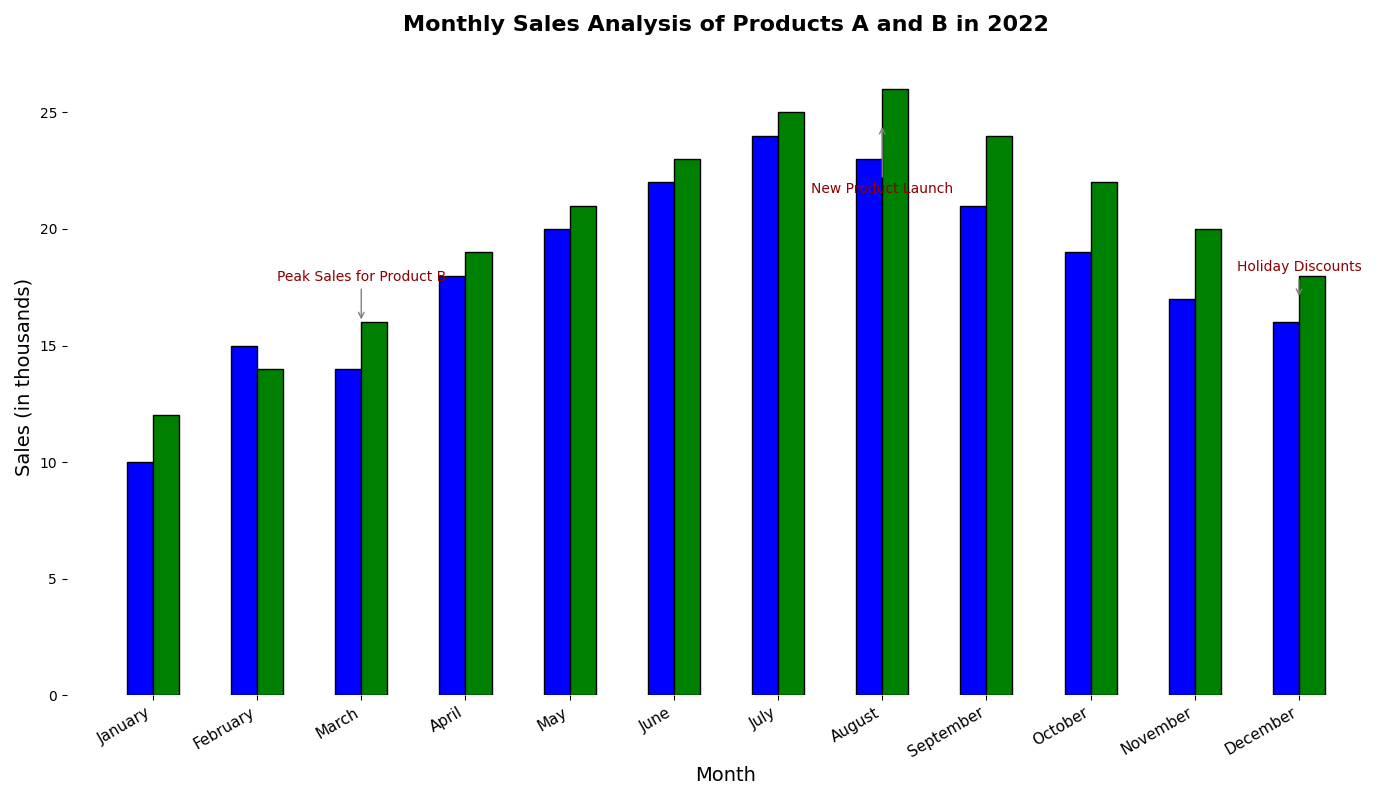

Recreate this plot in Python.
import matplotlib.pyplot as plt
import numpy as np

months = np.array([
    'January', 'February', 'March', 'April', 'May', 'June',
    'July', 'August', 'September', 'October', 'November', 'December'
])

product_A_sales = np.array([10, 15, 14, 18, 20, 22, 24, 23, 21, 19, 17, 16])
product_B_sales = np.array([12, 14, 16, 19, 21, 23, 25, 26, 24, 22, 20, 18])

x_positions = np.arange(len(months))

fig, ax = plt.subplots(figsize=(14, 8))

bar_width = 0.25

ax.bar(x_positions - bar_width / 2, product_A_sales, width=bar_width, color='blue', edgecolor='black')
ax.bar(x_positions + bar_width / 2, product_B_sales, width=bar_width, color='green', edgecolor='black')

annotations = {
    'March': ('Peak Sales for Product B', (0, 30)),
    'August': ('New Product Launch', (0, -50)),
    'December': ('Holiday Discounts', (0, 20))
}

for month, (text, offset) in annotations.items():
    index = np.where(months == month)[0][0]
    target_sales = product_B_sales[index] if month == 'March' else (product_A_sales[index] + product_B_sales[index]) / 2.0
    ax.annotate(
        text, 
        (x_positions[index], target_sales), 
        xytext=offset, 
        textcoords='offset points', 
        arrowprops=dict(arrowstyle='->', color='grey'),
        ha='center', fontsize=10, color='darkred'
    )

ax.set_title("Monthly Sales Analysis of Products A and B in 2022", fontsize=16, fontweight='bold', pad=20)
ax.set_xlabel("Month", fontsize=14)
ax.set_ylabel("Sales (in thousands)", fontsize=14)

ax.set_xticks(x_positions)
ax.set_xticklabels(months, fontsize=11, rotation=30, ha='right')

ax.spines['top'].set_visible(False)
ax.spines['right'].set_visible(False)
ax.spines['left'].set_visible(False)
ax.spines['bottom'].set_visible(False)

plt.tight_layout()
plt.show()
